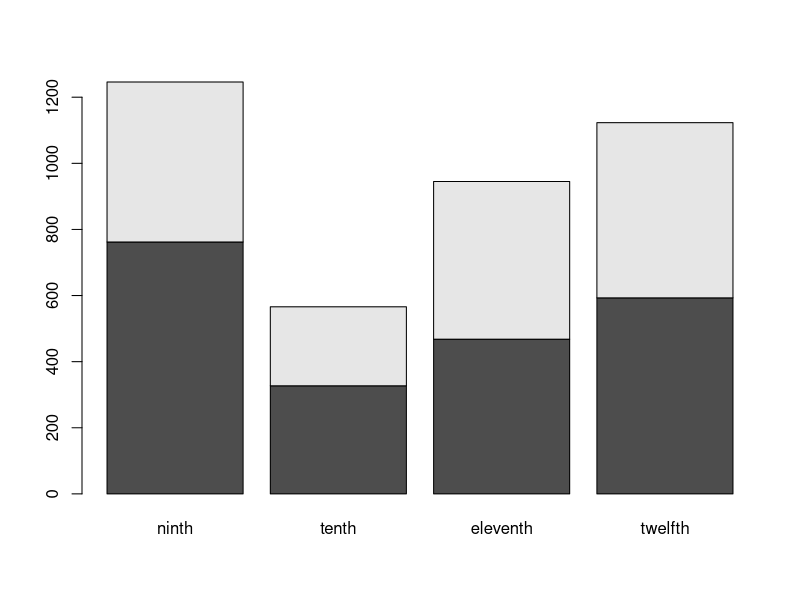
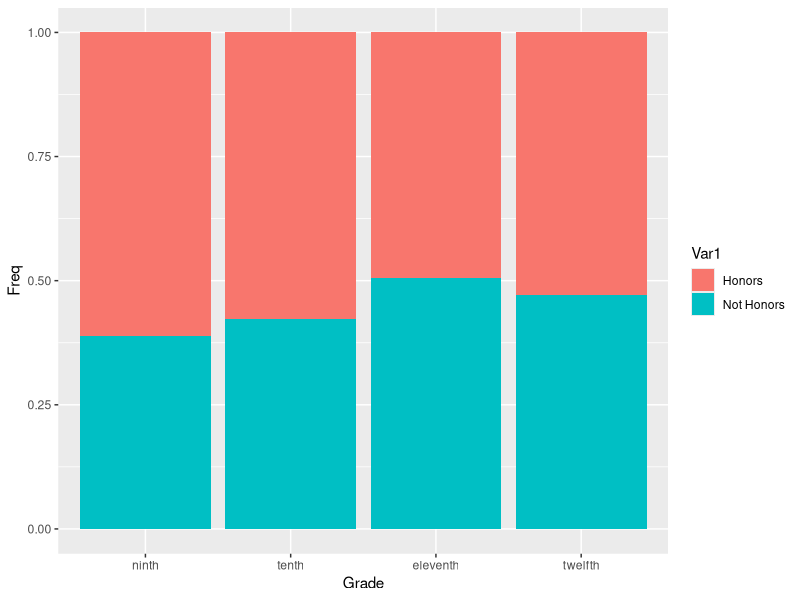

The R source for these figures, in order:
## ---- chunk 1
#install.packages("tidyverse")
library(tidyverse)
## ---- chunk 2
# Since it's a new slide the table has to be remade before being rendered
tab <- as.table(rbind(c(762, 327, 468, 593), c(484, 239, 477, 530)))
dimnames(tab) <- list(c("Honors", "Not Honors"), Grade = c("ninth", "tenth", "eleventh", "twelfth"))

tab
## ---- chunk 3
#| echo: true

# Only displays the first 2 columns
tab2 <- tab[, 1:2]
tab2

# Only displays the first row
tab3 <- tab[1,]
tab3

# Creates a new column avenging the grades by row
tab4 <- cbind(tab, Average = rowMeans(tab))
tab4
## ---- chunk 4
barplot(tab)
## ---- chunk 5
df_tab <- as.data.frame(tab)
ggplot(df_tab, aes(x = Grade, y = Freq, fill = Var1)) +
  geom_bar(stat = "identity", position = "fill")
